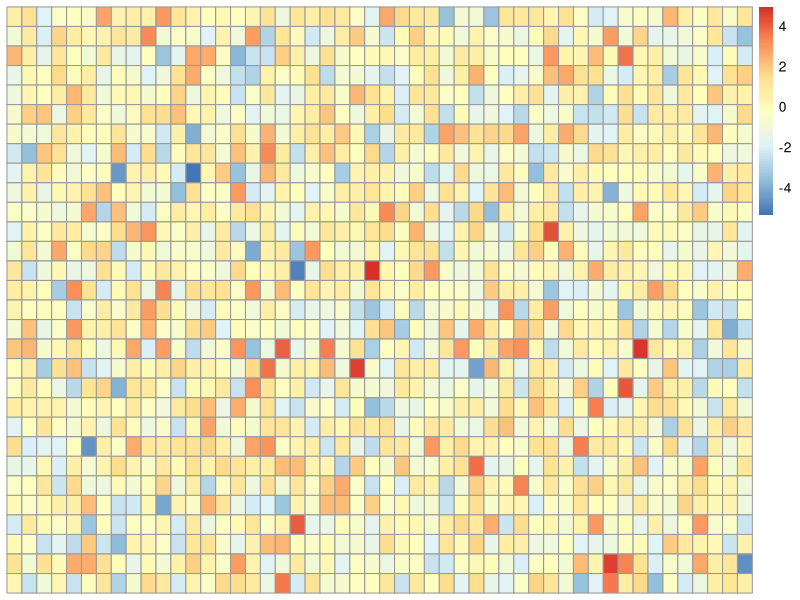
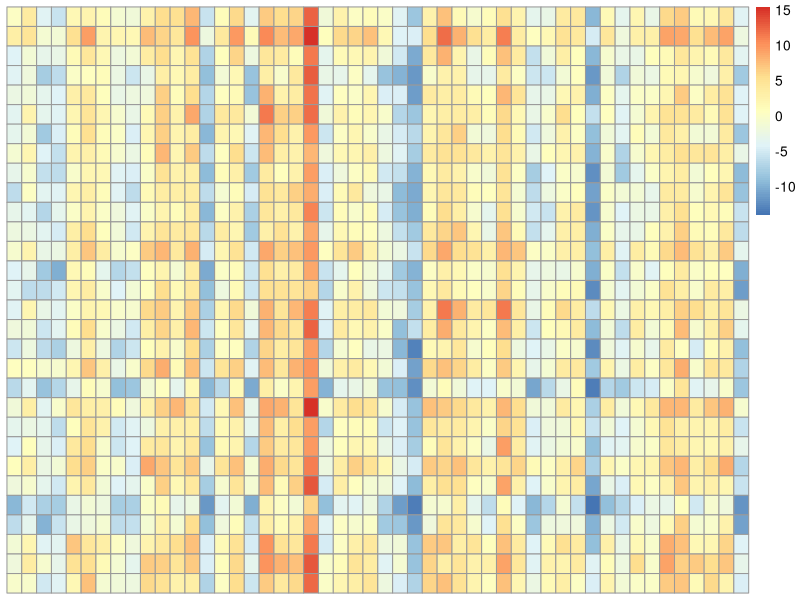
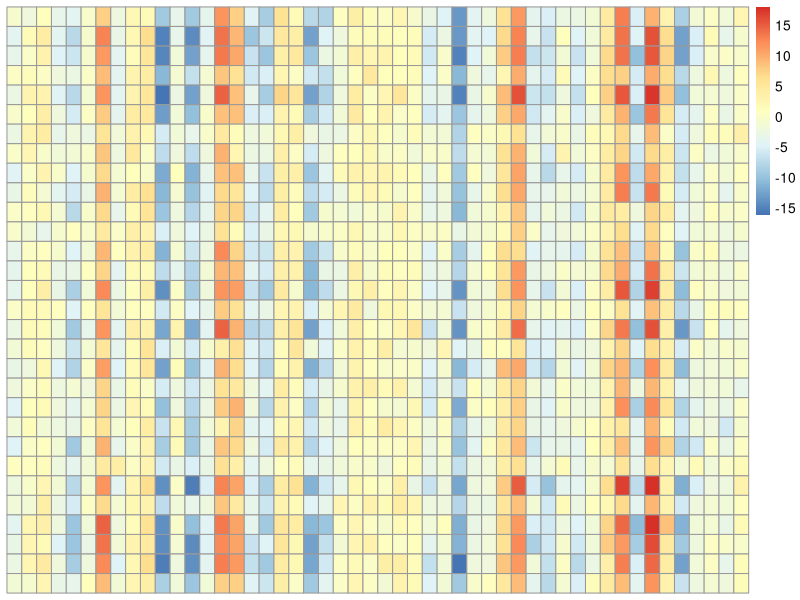
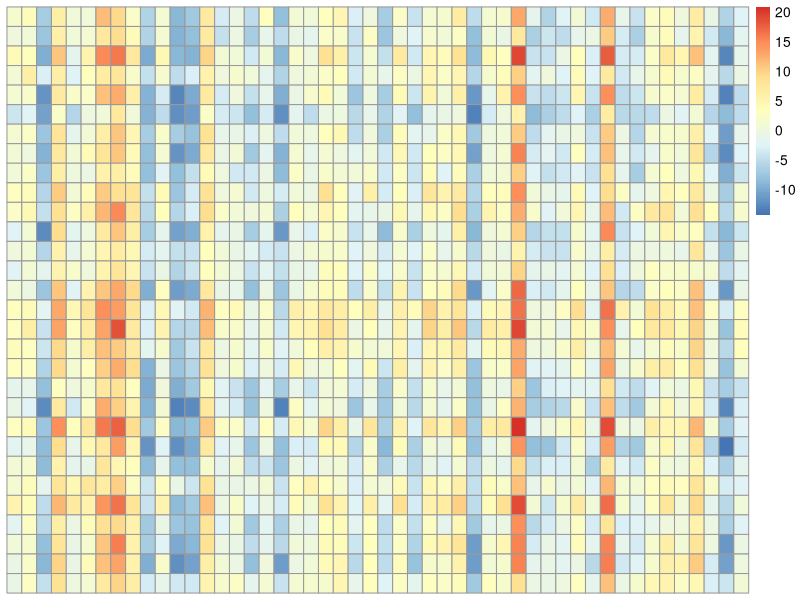
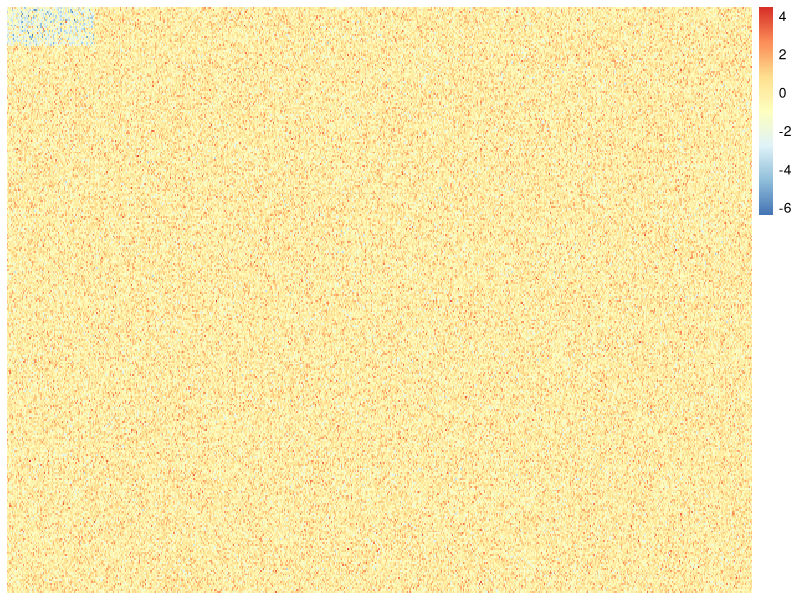
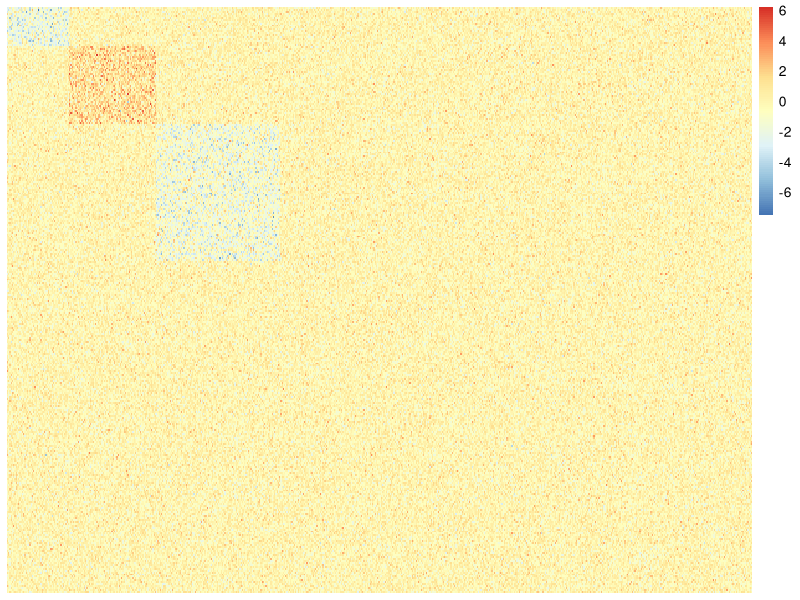
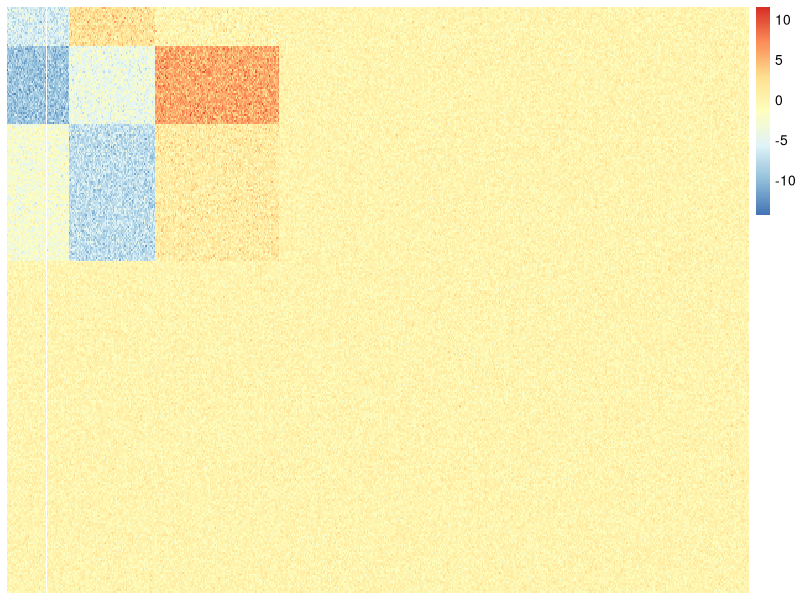

These charts were generated, in order, by the following R code:
## ---- chunk 1
bictype <- function(type, a, b, M, Mc=NA, Me=NA) {
  if(type=="constant") x <- matrix(rep(rnorm(1)*M,a*b),nrow=a)
  if(type=="add"){
    x <- matrix(rep(rnorm(b)*M,a),nrow=a,byrow=T)
    for(i in 2:a) x[i,] <- x[i,]+rep(rnorm(1),b)*Mc
  }
  if(type=="multi"){
    x <- matrix(rep(rnorm(b)*M,a),nrow=a,byrow=T)
    for(i in 2:a) x[i,] <- x[i,]*runif(1,0.5,1.5)
  }
  if(type=="linear"){
    x <- matrix(rep(rnorm(b)*M,a),nrow=a,byrow=T)
    for(i in 2:a) x[i,] <- x[i,]*runif(1,0.5,1.5)+rep(rnorm(1),b)*Mc
  }
  
  if(!is.na(Me)) x <- x+matrix(rnorm(a*b)*Me,nrow=a)
  x
}
## ---- chunk 2
library(pheatmap)
type <- c("constant","add","multi","linear")
par(mfrow = c(2, 2))
for(i in 1:4){
  x <- bictype(type[i], 30, 50, 5, 2, 1.5)
  pheatmap(x, show_colnames = F, show_rownames = F,
           cluster_rows = F, cluster_cols = F)
}

## ---- chunk 3
bicstr <- function(struct, type, xdim, bicdim,
                   M, Mc=rep(NA,length(type)), Me=rep(NA,length(type))){
  x <- matrix(rnorm(prod(xdim)), nrow=xdim[1])
  
  if(struct=="single") 
    x[1:bicdim$row,1:bicdim$col] <- bictype(type, bicdim$row, bicdim$col, M, Mc, Me)
  
  if(struct=="mono.rc"){
    d <- length(type)
    s <- c(1,1)
    for(i in 1:d){
      x[s[1]:(s[1]+bicdim$row[i]-1),s[2]:(s[2]+bicdim$col[i]-1)] <-
        bictype(type[i], bicdim$row[i], bicdim$col[i], M[i], Mc[i], Me[i])
      s <- s+c(bicdim$row[i],bicdim$col[i])
    }
  }
  
  if(struct=="chessboard"){
    s <- c(1,1)
    t <- 0
    for(i in 1:length(bicdim$row)){
      s[2] <- 1
      for (j in 1:length(bicdim$col)) {
        t <- t+1
        x[s[1]:(s[1]+bicdim$row[i]-1),s[2]:(s[2]+bicdim$col[j]-1)] <-
          bictype(type[t], bicdim$row[i], bicdim$col[j], M[t], Mc[t], Me[t])
        s[2] <- s[2]+bicdim$col[j]
      }
      s[1] <- s[1]+bicdim$row[i]
    }
  }
  x
}
## ---- chunk 4
struct <- c("single", "mono.rc", "chessboard")
xdim <- c(300, 600)
bicdim <- list(row=c(20,40,70), col=c(50,70,100))
type <- list(rep("constant",3), rep("constant",9))
M <- list(rep(5,3), rep(5,9))
Me <- list(rep(1.5,3), rep(1.5,9))

x <- bicstr(struct[1], "constant", xdim, list(row=20,col=70), 5, Me=1.5)
pheatmap(x, show_colnames = F, show_rownames = F,
           cluster_rows = F, cluster_cols = F)
for(i in 2:3){
  x <- bicstr(struct[i], type[[i-1]], xdim, bicdim, M[[i-1]], Me=Me[[i-1]])
  pheatmap(x, show_colnames = F, show_rownames = F,
           cluster_rows = F, cluster_cols = F)
}
